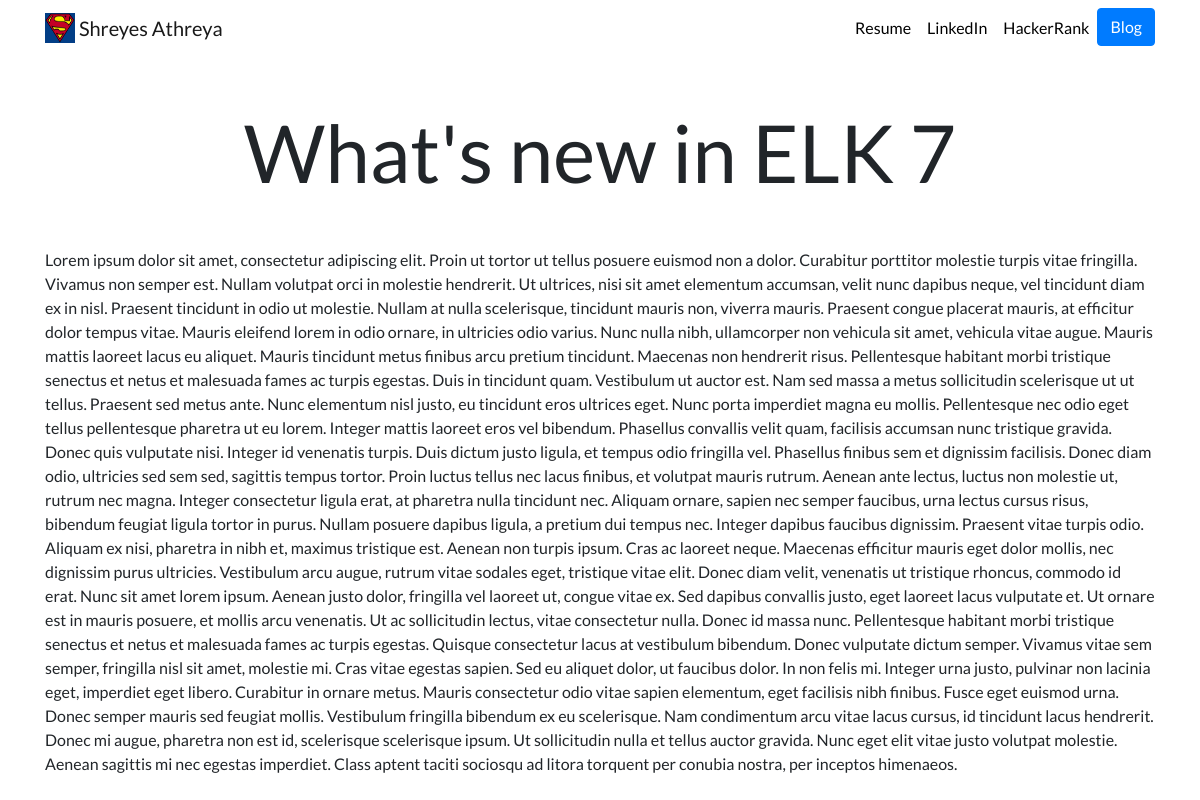
Page /blog/1/ on the committed database.
### blog/models.py (models this page shows, shortened)
class Blog(models.Model):
    title = models.CharField(max_length=100)
    description = models.TextField()
    datetime = models.DateField()

### blog/views.py (the view)
# urls.py: path('<int:blog_id>/', views.details, name='details'),
def details(request, blog_id):
    blog = get_object_or_404(Blog, pk=blog_id)
    return render(request, 'blog/details.html', {'blog': blog})

### templates/blog/details.html (shortened to what this page needs)
{% extends "portfolio/base.html" %}
{% load static %}
{% block content %}
    <h1 class="text-center mt-5" id="blogdetailtitle">{{ blog.title }}</h1>
    {{ blog.description|safe }}
{% endblock %}

### static/portfolio/custom.css (style rules this page uses)
body { font-family: 'Lato', sans-serif; }
@media (min-width: 992px) { #blogdetailtitle { font-size: 5rem; } }

### rows in the picture
Blog: title "What's new in ELK 7", description "Lorem ipsum dolor sit amet, consectetur adipiscing elit. Proin ut tortor ut tellus posuere euismod non a dolor. Curabitur porttitor molestie turpis vitae fringilla. Vivamus non semper est. Nullam volutpat orci in molestie hendrerit. Ut ultrices, nisi sit amet elementum accumsan, velit nunc dapibus neque, vel tincidunt diam ex in nisl. Praesent tincidunt in odio ut molestie. Nullam at nulla scelerisque, tincidunt mauris non, viverra mauris. Praesent congue placerat mauris, at efficitur dolor tempus vitae. Mauris eleifend lorem in odio ornare, in ultricies odio varius. Nunc nulla nibh, ullamcorper non vehicula sit amet, vehicula vitae augue. Mauris mattis laoreet lacus eu aliquet. Mauris…"
